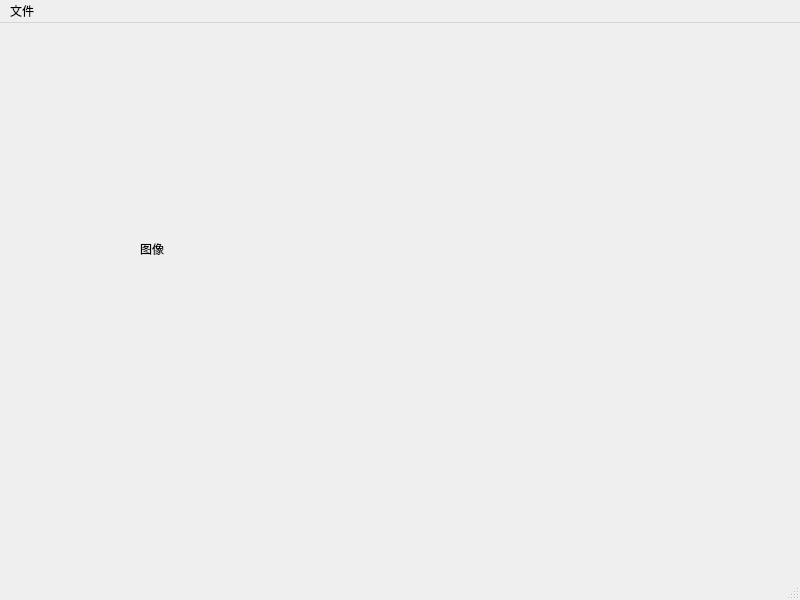
<?xml version="1.0" encoding="UTF-8"?>
<ui version="4.0">
 <class>renderImageWidget</class>
 <widget class="QMainWindow" name="renderImageWidget">
  <property name="geometry">
   <rect>
    <x>0</x>
    <y>0</y>
    <width>800</width>
    <height>600</height>
   </rect>
  </property>
  <property name="windowTitle">
   <string>MainWindow</string>
  </property>
  <widget class="QWidget" name="centralwidget">
   <widget class="QLabel" name="label_Image">
    <property name="geometry">
     <rect>
      <x>140</x>
      <y>160</y>
      <width>321</width>
      <height>131</height>
     </rect>
    </property>
    <property name="text">
     <string>图像</string>
    </property>
   </widget>
  </widget>
  <widget class="QMenuBar" name="menubar">
   <property name="geometry">
    <rect>
     <x>0</x>
     <y>0</y>
     <width>800</width>
     <height>18</height>
    </rect>
   </property>
   <widget class="QMenu" name="menu">
    <property name="title">
     <string>文件</string>
    </property>
    <addaction name="actionsave"/>
   </widget>
   <addaction name="menu"/>
  </widget>
  <widget class="QStatusBar" name="statusbar"/>
  <action name="actionsave">
   <property name="text">
    <string>save</string>
   </property>
  </action>
 </widget>
 <resources/>
 <connections/>
</ui>
